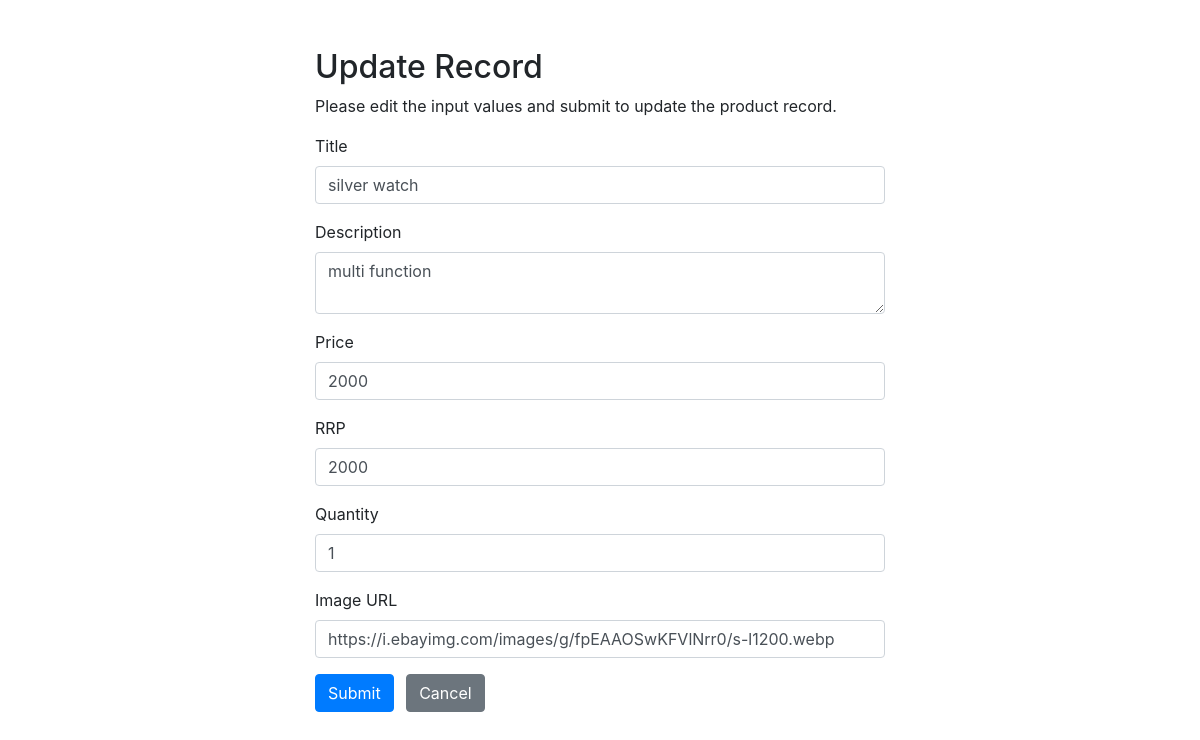
The page /it28-admin/public/inventory/update.php?id=15 on the database its author committed.
### tables this page shows
CREATE TABLE `products` (
  `id` int(11) NOT NULL,
  `title` varchar(200) NOT NULL,
  `description` text NOT NULL,
  `price` decimal(10,0) NOT NULL,
  `rrp` decimal(10,0) NOT NULL DEFAULT 0,
  `quantity` int(11) NOT NULL,
  `img` text NOT NULL,
  `date_added` datetime NOT NULL DEFAULT current_timestamp()
);

### it28-admin/public/inventory/update.php (the view, shortened to what this page needs)
<?php
require_once "../../db/config.php";
$title = $description = $price = $rrp = $quantity = $img = "";
$title_err = $description_err = $price_err = $rrp_err = $quantity_err = $img_err = "";
   $sql = "SELECT * FROM products WHERE id = :id";
   if($stmt = $pdo->prepare($sql)){
       $stmt->bindParam(":id", $param_id);
       if($stmt->execute()){
           if($stmt->rowCount() == 1){
               $row = $stmt->fetch(PDO::FETCH_ASSOC);
               $title = $row["title"];
               $description = $row["description"];
               $price = $row["price"];
               $rrp = $row["rrp"];
               $quantity = $row["quantity"];
               $img = $row["img"];
           } else{
               header("location: ../public/error.php");
               exit();
           }
       } else{
           echo "Oops! Something went wrong. Please try again later.";
       }
   }
?>
<!DOCTYPE html>
<html lang="en">
<head>
    <link rel="stylesheet" href="https://stackpath.bootstrapcdn.com/bootstrap/4.5.2/css/bootstrap.min.css">
</head>
<body>
<div class="wrapper">
        <div class="container-fluid">
            <div class="row">
                <div class="col-md-12">
                    <h2 class="mt-5">Update Record</h2>
                    <p>Please edit the input values and submit to update the product record.</p>
                    <form action="<?php echo htmlspecialchars(basename($_SERVER['REQUEST_URI'])); ?>" method="post">
                        <div class="form-group">
                            <label>Title</label>
                            <input type="text" name="title" class="form-control <?php echo (!empty($title_err)) ? 'is-invalid' : ''; ?>" value="<?php echo $title; ?>">
                        </div>
                        <div class="form-group">
                            <label>Description</label>
                            <textarea name="description" class="form-control <?php echo (!empty($description_err)) ? 'is-invalid' : ''; ?>"><?php echo $description; ?></textarea>
                        </div>
                        <div class="form-group">
                            <label>Price</label>
                            <input type="text" name="price" class="form-control <?php echo (!empty($price_err)) ? 'is-invalid' : ''; ?>" value="<?php echo $price; ?>">
                        </div>
                        <div class="form-group">
                            <label>RRP</label>
                            <input type="text" name="rrp" class="form-control <?php echo (!empty($rrp_err)) ? 'is-invalid' : ''; ?>" value="<?php echo $rrp; ?>">
                        </div>
                        <div class="form-group">
                            <label>Quantity</label>
                            <input type="text" name="quantity" class="form-control <?php echo (!empty($quantity_err)) ? 'is-invalid' : ''; ?>" value="<?php echo $quantity; ?>">
                        </div>
                        <div class="form-group">
                            <label>Image URL</label>
                            <input type="text" name="img" class="form-control <?php echo (!empty($img_err)) ? 'is-invalid' : ''; ?>" value="<?php echo $img; ?>">
                        </div>
                        <input type="submit" class="btn btn-primary" value="Submit">
                        <a href="../products.php" class="btn btn-secondary ml-2">Cancel</a>
                    </form>
                </div>
            </div>
        </div>
</div>
</body>
</html>

### it28-admin/public/inventory/update.php (style rules this page uses)
.wrapper { width: 600px; margin: 0 auto; }

### rows shown on the page
products: title "silver watch", description "multi function", price "2000", rrp "2000", quantity "1", img "https://i.ebayimg.com/images/g/fpEAAOSwKFVlNrr0/s-l1200.webp"
